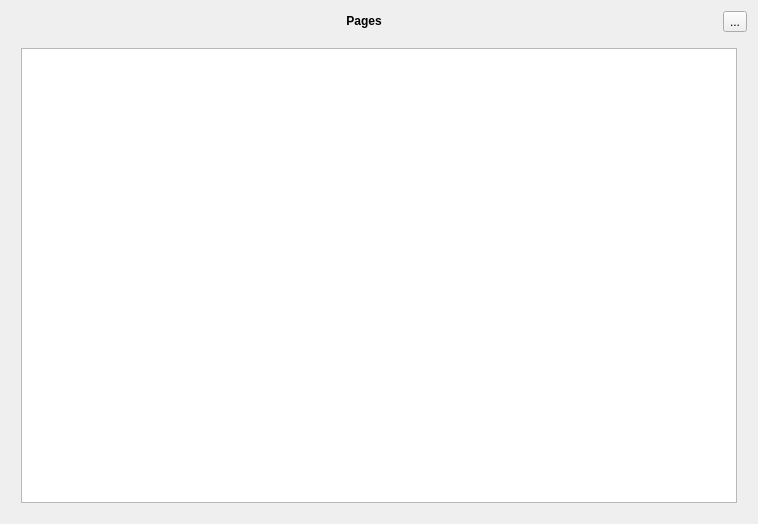
<?xml version="1.0" encoding="UTF-8"?>
<ui version="4.0">
 <class>StartPageWidget</class>
 <widget class="QWidget" name="StartPageWidget">
  <property name="geometry">
   <rect>
    <x>0</x>
    <y>0</y>
    <width>758</width>
    <height>524</height>
   </rect>
  </property>
  <property name="windowTitle">
   <string>Form</string>
  </property>
  <layout class="QVBoxLayout" name="verticalLayout_3">
   <item>
    <layout class="QHBoxLayout" name="horizontalLayout">
     <item>
      <widget class="QLabel" name="label">
       <property name="text">
        <string>&lt;html&gt;&lt;head/&gt;&lt;body&gt;&lt;p&gt;&lt;span style=&quot; font-weight:600;&quot;&gt;Pages&lt;/span&gt;&lt;/p&gt;&lt;/body&gt;&lt;/html&gt;</string>
       </property>
       <property name="alignment">
        <set>Qt::AlignCenter</set>
       </property>
      </widget>
     </item>
     <item>
      <widget class="QToolButton" name="settingsButton">
       <property name="text">
        <string>...</string>
       </property>
      </widget>
     </item>
    </layout>
   </item>
   <item>
    <layout class="QVBoxLayout" name="verticalLayout">
     <property name="leftMargin">
      <number>10</number>
     </property>
     <property name="topMargin">
      <number>10</number>
     </property>
     <property name="rightMargin">
      <number>10</number>
     </property>
     <property name="bottomMargin">
      <number>10</number>
     </property>
     <item>
      <widget class="QListView" name="listView">
       <property name="wordWrap">
        <bool>false</bool>
       </property>
       <property name="selectionRectVisible">
        <bool>false</bool>
       </property>
      </widget>
     </item>
    </layout>
   </item>
  </layout>
 </widget>
 <resources/>
 <connections/>
</ui>
